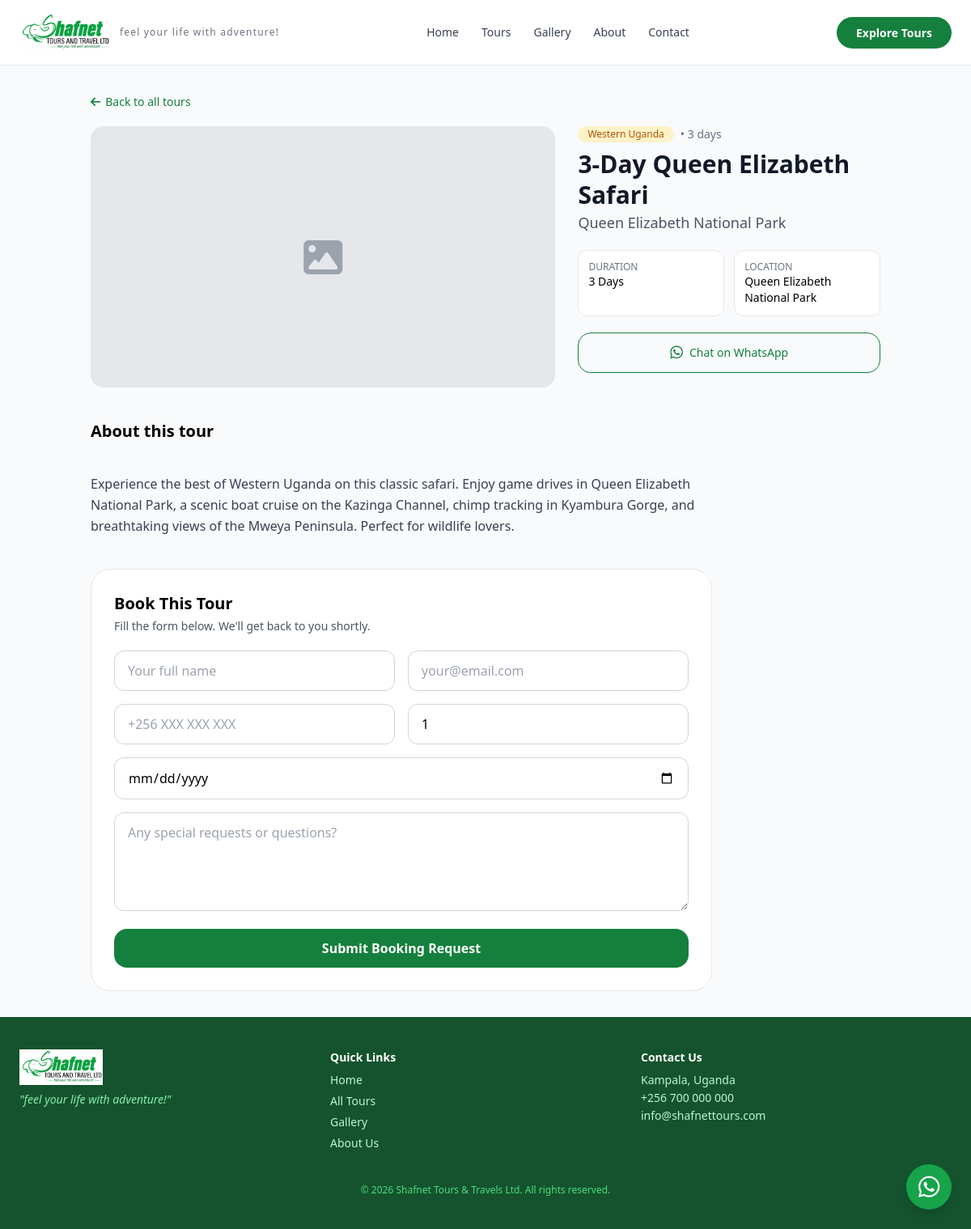
The page /tours/3-day-queen-elizabeth-safari/ on the database its author committed.
### tours/models.py (models this page shows, shortened)
class Tour(models.Model):
    AUDIENCE_CHOICES = [
        ('domestic', 'Domestic Tours'),
        ('international', 'International Safaris'),
    ]
    REGION_CHOICES = [
        ('central', 'Central Uganda'),
        ('western', 'Western Uganda'),
        ('northern', 'Northern Uganda'),
        ('eastern', 'Eastern Uganda'),
    ]
    title = models.CharField(max_length=200)
    slug = models.SlugField(unique=True, blank=True)
    description = models.TextField()
    price = models.DecimalField(max_digits=10, decimal_places=2, blank=True, null=True)
    duration_days = models.PositiveIntegerField()
    location = models.CharField(max_length=200)
    target_audience = models.CharField(max_length=20, choices=AUDIENCE_CHOICES, default='international')
    region = models.CharField(max_length=20, choices=REGION_CHOICES, blank=True, null=True)
    image = models.ImageField(upload_to='tours/', blank=True, null=True)
    is_featured = models.BooleanField(default=False)
    created_at = models.DateTimeField(auto_now_add=True)
    class Meta:
        ordering = ['-created_at']

### tours/views.py (the view)
# urls.py: path('tours/<slug:slug>/', views.tour_detail, name='tour_detail'),
def tour_detail(request, slug):
    tour = get_object_or_404(Tour, slug=slug)
    if request.method == 'POST':
        form = BookingForm(request.POST)
        if form.is_valid():
            booking = form.save(commit=False)
            booking.tour = tour
            booking.save()
            subject = f"New Booking Request: {tour.title}"
            message = f"""
New booking received!

Tour: {tour.title}
Name: {booking.full_name}
Email: {booking.email}
Phone: {booking.phone}
Number of People: {booking.number_of_people}
Preferred Date: {booking.preferred_date}
Message: {booking.message}
"""
            send_mail(
                subject,
                message,
                settings.DEFAULT_FROM_EMAIL,
                ['info@shafnettours.com'],
                fail_silently=False,
            )
            messages.success(request, "Thank you! Your booking request has been received. We'll contact you shortly.")
            return redirect('tour_detail', slug=tour.slug)
        else:
            pass
    else:
        form = BookingForm()
    context = {
        'tour': tour,
        'form': form,
    }
    return render(request, 'tours/tour_detail.html', context)

### templates/tours/tour_detail.html (shortened to what this page needs)
{% extends 'base.html' %}
{% block content %}
<div class="max-w-5xl mx-auto px-6 py-8">
    <a href="{% url 'tour_list' %}" class="inline-flex items-center text-sm text-green-700 hover:text-green-800 mb-5">
        <i class="fa-solid fa-arrow-left mr-1.5"></i> Back to all tours
    </a>
    <div class="grid lg:grid-cols-5 gap-7">
        <div class="lg:col-span-3">
            {% if tour.image %}
                <img src="{{ tour.image.url }}" class="w-full rounded-2xl shadow-md object-cover aspect-video" alt="{{ tour.title }}">
            {% else %}
                <div class="w-full aspect-video bg-gray-200 rounded-2xl flex items-center justify-center">
                    <i class="fa-solid fa-image text-5xl text-gray-400"></i>
                </div>
            {% endif %}
        </div>
        <div class="lg:col-span-2">
            <div class="flex items-center gap-x-2 mb-2">
                {% if tour.target_audience == 'domestic' %}
                    <span class="px-3 py-0.5 text-xs bg-green-100 text-green-700 rounded-full">Domestic Tour</span>
                {% else %}
                    <span class="px-3 py-0.5 text-xs bg-amber-100 text-amber-700 rounded-full">{{ tour.get_region_display }}</span>
                {% endif %}
                <span class="text-sm text-gray-500">• {{ tour.duration_days }} days</span>
            </div>
            <h1 class="text-3xl font-bold text-gray-900 leading-tight">{{ tour.title }}</h1>
            <p class="text-lg text-gray-600 mt-0.5">{{ tour.location }}</p>
            <div class="mt-5 grid grid-cols-2 gap-3 text-sm">
                <div class="bg-white border p-3 rounded-xl">
                    <div class="text-xs text-gray-500">DURATION</div>
                    <div class="font-medium">{{ tour.duration_days }} Days</div>
                </div>
                <div class="bg-white border p-3 rounded-xl">
                    <div class="text-xs text-gray-500">LOCATION</div>
                    <div class="font-medium">{{ tour.location }}</div>
                </div>
            </div>
            <a href="https://wa.me/256700000000?text=Hi%20Shafnet%20Tours,%20I'm%20interested%20in%20booking%20the%20{{ tour.title|urlencode }}"
               target="_blank"
               class="mt-5 flex items-center justify-center gap-x-2 w-full border border-green-700 text-green-700 hover:bg-green-50 py-2.5 rounded-2xl text-sm font-medium transition">
                <i class="fa-brands fa-whatsapp text-lg"></i>
                <span>Chat on WhatsApp</span>
            </a>
        </div>
    </div>
    <div class="mt-10 max-w-3xl">
        <h2 class="text-xl font-semibold mb-3">About this tour</h2>
        <div class="text-gray-700 leading-relaxed whitespace-pre-line">
            {{ tour.description }}
        </div>
    </div>
    <div class="mt-10 max-w-3xl" id="booking-form">
        <div class="bg-white border border-gray-200 rounded-3xl p-7">
            <h2 class="text-xl font-semibold mb-1">Book This Tour</h2>
            <p class="text-sm text-gray-600 mb-5">Fill the form below. We'll get back to you shortly.</p>
            <form method="post" class="space-y-4">
                <div class="grid md:grid-cols-2 gap-4">
                    <div>{{ form.full_name }}</div>
                    <div>{{ form.email }}</div>
                </div>
                <div class="grid md:grid-cols-2 gap-4">
                    <div>{{ form.phone }}</div>
                    <div>{{ form.number_of_people }}</div>
                </div>
                <div>{{ form.preferred_date }}</div>
                <div>{{ form.message }}</div>
                <button type="submit" class="w-full bg-green-700 hover:bg-green-800 text-white font-semibold py-3 rounded-2xl transition">
                    Submit Booking Request
                </button>
            </form>
        </div>
    </div>
</div>
{% endblock %}

### rows shown on the page
Tour: region "Western Uganda", duration_days "3", title "3-Day Queen Elizabeth Safari", location "Queen Elizabeth National Park", description "Experience the best of Western Uganda on this classic safari. Enjoy game drives in Queen Elizabeth National Park, a scenic boat cruise on the Kazinga Channel, chimp tracking in Kyambura Gorge, and breathtaking views of the Mweya Peninsula. Perfect for wildlife lovers."
